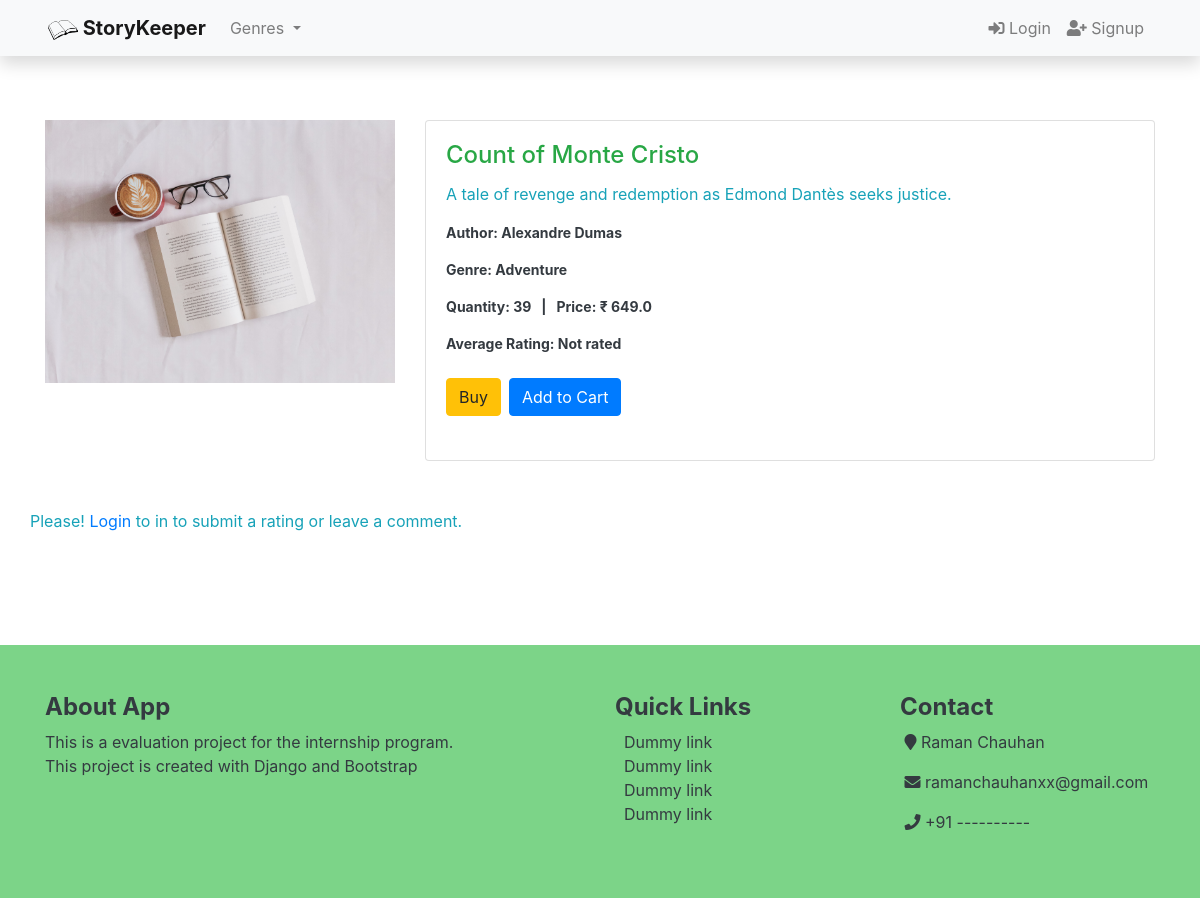
The app's page /book/count-of-monte-cristo/ with its own data.
### books/models.py (models this page shows, shortened)
class Book(models.Model):
    status = (
    (0, "Draft"),
    (1, "Publish")
    )
    title  		 = models.CharField(max_length=200)
    slug         = models.SlugField(max_length=140, unique=True)
    author 		 = models.CharField(max_length=100)
    genre        = models.ForeignKey(Genre, on_delete=models.SET_NULL, null=True, blank=True)
    price     	 = models.FloatField(default=0)
    quantity   	 = models.PositiveIntegerField()
    description  = models.TextField(default='No Description', null=True, blank=False)
    average_rating  = models.FloatField(default=0)
    created_on 	 = models.DateTimeField(auto_now_add=True)
    updated_on 	 = models.DateTimeField(auto_now=True)
    digital         = models.BooleanField(default=False, null=True, blank=False)
    status          = models.IntegerField(choices=status,default = 1)
    class Meta:
        ordering    = ['-quantity']

class Genre(models.Model):
    name = models.CharField(max_length=100)
    slug = models.SlugField(max_length=100, unique=True)
    def __str__(self):
        return self.name

### books/views.py (the view)
# urls.py: path('book/<str:slug>/', views.bookDetail, name='book_detail'),
def bookDetail(request, slug):
    book = get_object_or_404(Book, slug=slug)
    genre = Genre.objects.all().order_by('name')
    if request.method == 'POST':
        comment_form = CommentForm(data=request.POST)
        if comment_form.is_valid():
            new_comment = comment_form.save(commit=False)
            new_comment.book = book
            new_comment.save()
            return redirect('book_detail', slug=slug)
    else:
        comment_form = CommentForm()
    comments = Comment.objects.filter(book=book, active=True)
    context = {'book': book, 'genre':genre, 'comments':comments, 'comment_form':comment_form}
    return render(request, 'book-detail.html', context)

### books/templates/book-detail.html (shortened to what this page needs)
{% extends 'base.html' %}
{% load static %}
{% load crispy_forms_tags %}
{% block content %}
<div class="container my-5 pt-3">
    <div class="row">
        <div class="col-md-4">
            <div class="book-image-container">
                <img src="{% static 'images/thumbnail.jpg' %}" class="img-fluid" alt="{{ book.title }}">
            </div>
        </div>
        <div class="col-md-8">
            <div class="card">
                <div class="card-body">
                    <h4 class="card-title text-success">{{ book.title }}</h4>
                    <p class="card-text text-info">{{ book.description }}</p>
                    <small class="text-dark"><b>
                        <p class="card-text">Author: {{ book.author }}</p>
                        <p class="card-text">Genre: {{ book.genre }}</p>
                        <p class="card-text">Quantity:{% if book.quantity > 0 %} {{ book.quantity }}&nbsp;&nbsp; | &nbsp; Price: &#8377; {{ book.price }} {% else %}<span class="text-success"> Out of stock</span>{% endif %}</p>
                        <p class="card-text">Average Rating: {% if book.average_rating %}{{ book.average_rating|floatformat:'0' }}&#9733; out of 5 &#9733;{% else %}Not rated{% endif %}</p>
                    </b></small><br>
                    <div class="d-flex">
                        <a href="{% url 'cart' %}" class="btn btn-warning mr-2">Buy</a>
                        <form method="post" action="{% url 'add_to_cart' book.slug %}">
                            <button type="submit" class="btn btn-primary">Add to Cart</button>
                        </form>
                    </div><br>
                </div>
            </div>
        </div>
    </div>
    <div class="row mt-5">
        {% if user.is_authenticated %}
        <div class="col">
            <div class="card">
                <div class="card-body">
                    {% if comments.count < 1 %}<h4 class="card-title text-success">No comments right now.</h4>{% endif %}
                    {% if comments.count == 1 %}<h4 class="card-title text-success">{{ comments.count }} comment</h4>{% endif %}
                    {% if comments.count > 1 %}<h4 class="card-title text-success">{{ comments.count }} comments</h4>
                    {% for comment  in comments %}
                    <p class="font-weight-bold">{{ comment.name }} | <span class="text-muted font-weight-normal">{{ comment.created_on }}</span></p>
                    <p>{{ comment.body | linebreaks }}</p>
                    {% endfor %}
                    {% endif %}
                </div>
            </div>
        </div>
        <div class="col">
            <div class="card p-3">
                <form method="post" action="{% url 'book_detail' book.slug %}">
                    {% csrf_token %}
                    {{ comment_form|crispy }}
                    <button type="submit" class="btn btn-outline-primary">Add comment</button>
                </form>
            </div>
        </div>
        {% else %}
        <p class="text-info">Please! <a href="{% url 'login' %}">Login</a> to in to submit a rating or leave a comment.</p>
        {% endif %}
    </div>
</div>
{% endblock content %}

### records on screen
Book: title "Count of Monte Cristo", description "A tale of revenge and redemption as Edmond Dantès seeks justice.", author "Alexandre Dumas", genre "Adventure", quantity "39", price "649.0"
